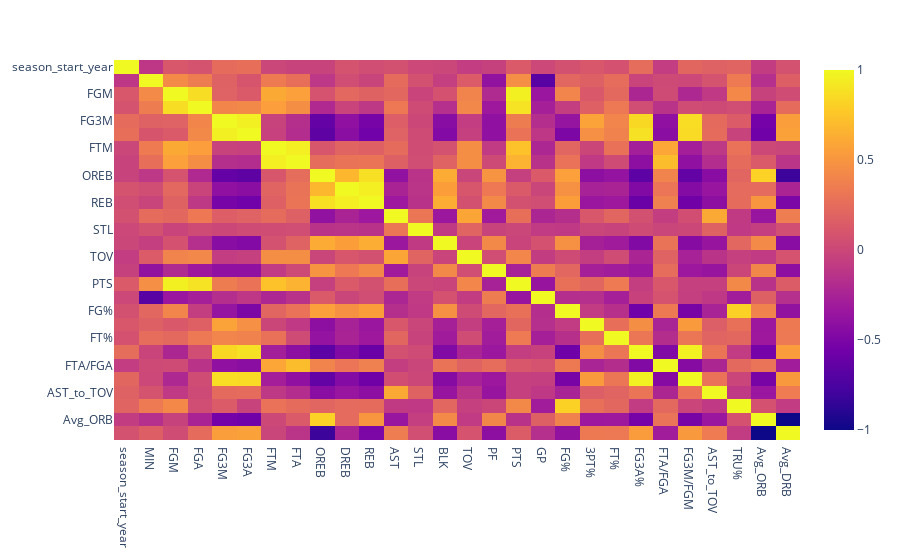

The code cell stored with this chart in its notebook:
### Markdown cell above
Now we have a correlation heatmap below between stats

### Code cell
fig = px.imshow(per_min_data.corr(),aspect="auto")
fig.show(renderer='vscode')

### Figure 1 — Plotly figure (JSON) as saved in the notebook; plotly's stock layout.template omitted (floating-point values rounded to 4 significant figures; data arrays with more than 128 entries replaced by an {"elided": "..."} marker saying what was removed)
{"data": [{"coloraxis": "coloraxis", "hovertemplate": "x: %{x}<br>y: %{y}<br>color: %{z}<extra></extra>", "name": "0", "type": "heatmap", "x": ["season_start_year", "MIN", "FGM", "FGA", "FG3M", "FG3A", "FTM", "FTA", "OREB", "DREB", "REB", "AST", "STL", "BLK", "TOV", "PF", "PTS", "GP", "FG%", "3PT%", "FT%", "FG3A%", "FTA/FGA", "FG3M/FGM", "AST_to_TOV", "TRU%", "Avg_ORB", "Avg_DRB"], "xaxis": "x", "y": ["season_start_year", "MIN", "FGM", "FGA", "FG3M", "FG3A", "FTM", "FTA", "OREB", "DREB", "REB", "AST", "STL", "BLK", "TOV", "PF", "PTS", "GP", "FG%", "3PT%", "FT%", "FG3A%", "FTA/FGA", "FG3M/FGM", "AST_to_TOV", "TRU%", "Avg_ORB", "Avg_DRB"], "yaxis": "y", "z": {"elided": "28x28 float values"}}], "layout": {"coloraxis": {"colorscale": [[0, "#0d0887"], [0.1111, "#46039f"], [0.2222, "#7201a8"], [0.3333, "#9c179e"], [0.4444, "#bd3786"], [0.5556, "#d8576b"], [0.6667, "#ed7953"], [0.7778, "#fb9f3a"], [0.8889, "#fdca26"], [1, "#f0f921"]]}, "margin": {"t": 60}, "xaxis": {"anchor": "y", "domain": [0, 1]}, "yaxis": {"anchor": "x", "autorange": "reversed", "domain": [0, 1]}}}
